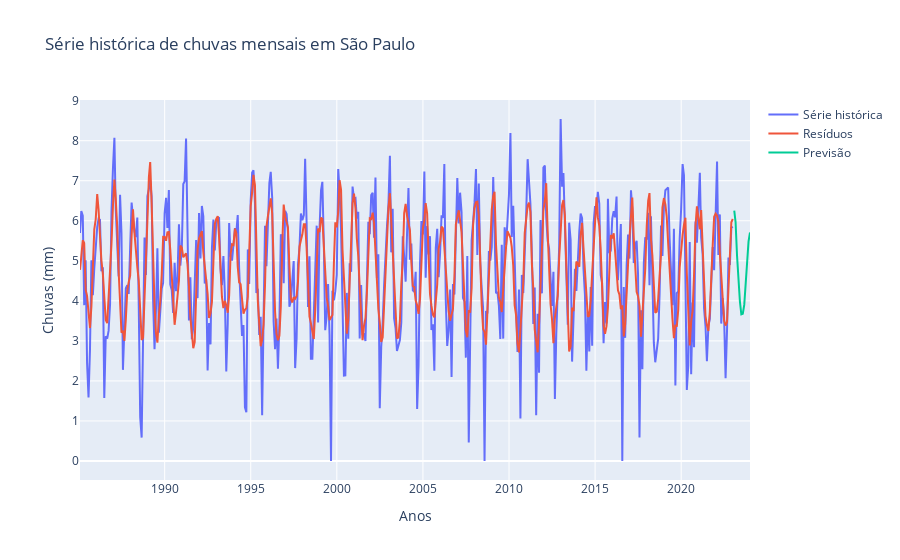

Here is the notebook cell this chart was saved with:
### Markdown cell above
#### Previsão

### Code cell
resultado.fittedvalues
previsao = resultado.forecast(steps=12)

fig = go.Figure()
fig.add_trace(go.Scatter(x=serie_n.index, y=serie_n.values,
                    mode='lines',
                    name='Série histórica'))
fig.add_trace(go.Scatter(x=serie_n.index, y=_,
                    mode='lines',
                    name='Resíduos'))
fig.add_trace(go.Scatter(x=previsao.index, y=previsao,
                    mode='lines',
                    name='Previsão'))
fig.update_layout(title='Série histórica de chuvas mensais em São Paulo',
                    xaxis_title='Anos',
                    yaxis_title='Chuvas (mm)')
fig.show()

### Figure 1 — Plotly figure (JSON) as saved in the notebook; plotly's stock layout.template omitted (floating-point values rounded to 4 significant figures; data arrays with more than 128 entries replaced by an {"elided": "..."} marker saying what was removed)
{"data": [{"mode": "lines", "name": "Série histórica", "type": "scatter", "x": {"elided": "456 str values"}, "y": {"elided": "456 float values"}}, {"mode": "lines", "name": "Resíduos", "type": "scatter", "x": {"elided": "456 str values"}, "y": {"elided": "456 float values"}}, {"mode": "lines", "name": "Previsão", "type": "scatter", "x": ["2023-01-31T00:00:00", "2023-02-28T00:00:00", "2023-03-31T00:00:00", "2023-04-30T00:00:00", "2023-05-31T00:00:00", "2023-06-30T00:00:00", "2023-07-31T00:00:00", "2023-08-31T00:00:00", "2023-09-30T00:00:00", "2023-10-31T00:00:00", "2023-11-30T00:00:00", "2023-12-31T00:00:00"], "y": [6.255, 5.967, 5.128, 4.381, 3.983, 3.664, 3.679, 3.899, 4.429, 5.029, 5.484, 5.707]}], "layout": {"title": {"text": "Série histórica de chuvas mensais em São Paulo"}, "xaxis": {"title": {"text": "Anos"}}, "yaxis": {"title": {"text": "Chuvas (mm)"}}}}
